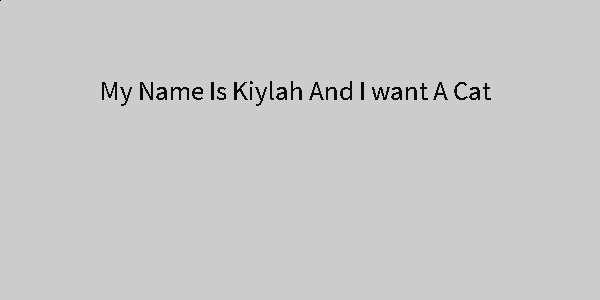
Frame 1 (no input)
Frame 60 (the mouse pressed at the canvas centre just before this capture): identical to frame 1, image omitted
Frame 120 (the mouse held since frame 60 and released just before this capture): identical to frame 1, image omitted

The Processing sketch that drew this single still picture (run headless with seeded random() and noise(); from frame 60 on, the mouse is pressed at the canvas centre):

// Processing sketch: processing_148353
// ── processing_148353.pde

void setup()
{
  size(600, 300);
  smooth(0);
 
  fill(255, 0, 0);
  textSize(27);
}
void draw()
{
  fill(600, 600, 100);
  if (frameCount%30<15)
  {
    fill(10);
  }
  text( "My Name Is Kiylah And I want A Cat", 100, 100);
  ellipse( 0, 0, 0, 0);
}
